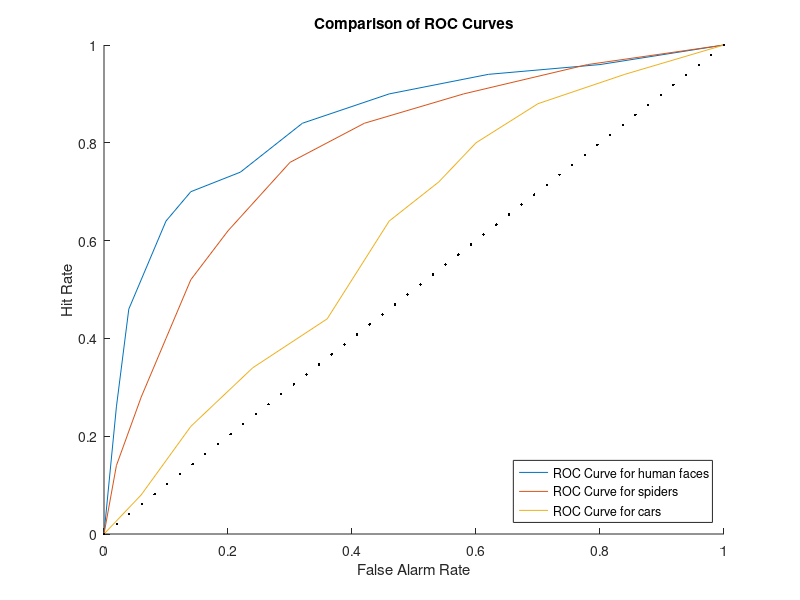

Write MATLAB code to recreate this figure.
load('session1.mat');
res1 = res; 
load('session2.mat');
res2 = res; 
load('session3.mat'); 
res3 = res; 
delta = 50;
all1 = zeros(11, 2);
all2 = zeros(11, 2);
all3 = zeros(11, 2);
for n = 1:size(res1,1)
    s1 = 0 ;
    s2 = 0 ;
    for x = 1:(n-1)
        s1 = s1 + res1(x,1);
        s2 = s2 + res1(x,2);
    end
    
    all1(n, 1) = (delta - s1) / delta;
    all1(n,2 ) = (delta - s2) / delta;
end

all1(11, 1) = 0 ;
all1(11 , 2) = 0 ;



%%%%%%%%%%%%%%%%%%%%%%%%%%%%%%%%%%%%

for n = 1:size(res2,1)
    s1 = 0 ;
    s2 = 0 ;
    for x = 1:(n-1)
        s1 = s1 + res2(x,1);
        s2 = s2 + res2(x,2);
    end
    
    all2(n, 1) = (delta - s1) / delta;
    all2(n,2 ) = (delta - s2) / delta;
end

all2(11, 1) = 0 ;
all2(11 , 2) = 0 ;


%%%%%%%%%%%%%%%%%%%%%%%%%%%%%%%%%
for n = 1:size(res3,1)
    s1 = 0 ;
    s2 = 0 ;
    for x = 1:(n-1)
        s1 = s1 + res3(x,1);
        s2 = s2 + res3(x,2);
    end
    
    all3(n, 1) = (delta - s1) / delta;
    all3(n,2 ) = (delta - s2) / delta;
end

all3(11, 1) = 0 ;
all3(11 , 2) = 0 ;


%%%%%%%%%%%%%%%%%%%%%%%%%%%%%%%%%%%%










figure;
hold on ;
plot(all1(:,1), all1(:,2));


plot(all2(:,1), all2(:,2));


plot(all3(:,1), all3(:,2));


values = linspace(0, 1, 50);
% plot(all(:,1), all(:,1), '.');
plot(values, values , '.black');

legend('ROC Curve for human faces' , 'ROC Curve for spiders', 'ROC Curve for cars', 'Location', 'southeast'); 
title('Comparison of ROC Curves');
xlabel('False Alarm Rate');
ylabel('Hit Rate');